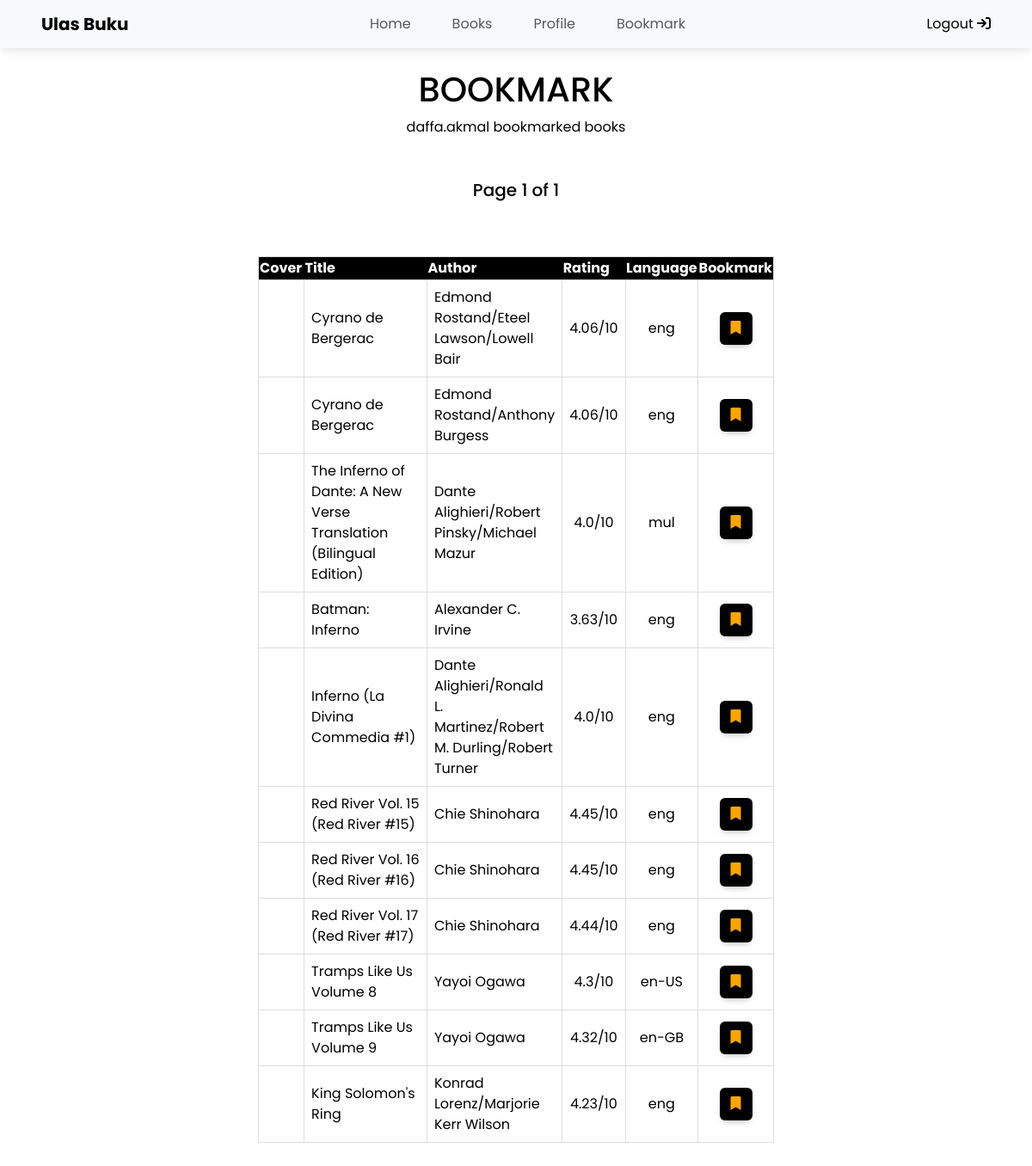
Page /b/daffa.akmal/ (signed in) on the committed database.
### bookmark/models.py (models this page shows, shortened)
class Bookmark(models.Model):
    user = models.ForeignKey(
        User, related_name='bookmarked', on_delete=models.CASCADE)
    book = models.ForeignKey(
        Book, related_name='bookmarked', on_delete=models.CASCADE)

### main/models.py (models this page shows)
class Book (models.Model):
    title = models.CharField(("title"), max_length=255)
    author = models.CharField(("author"), max_length=255)
    average_rating = models.FloatField(("average rating"))
    isbn = models.CharField(("isbn"), max_length=150)
    isbn13 = models.CharField(("isbn 13"), max_length=150)
    language_code = models.CharField(("language code"), max_length=10)
    num_pages = models.IntegerField(("number of pages"))
    rating_count = models.BigIntegerField(("rating count"))
    text_review_count = models.BigIntegerField(("text review count"))
    publication_date = models.DateField(("publication date"), auto_now=True)
    publisher = models.CharField(("publisher"), max_length=150)

### bookmark/views.py (the view)
# urls.py: path('<str:key>/', show_bookmark, name='show_bookmark'),
def show_bookmark(request, key):
    if request.user.username == key:
        username = key
        user = User.objects.get(username=username)
        book = user.bookmarked.select_related('book')
        p = Paginator(book, 20)
        page = request.GET.get('page')
        books = p.get_page(page)
        context = {
            'books': books,
            'username' : username,
        }
        return render(request, "bookmark.html", context)
    return HttpResponse("cannot access")

### bookmark/templates/bookmark.html (shortened to what this page needs)
{% extends 'base.html' %} {% load static %} {% block content %}
<br />
<br />
<br />
<h1>BOOKMARK</h1>
{% if books %}
<p>{{username}} bookmarked books</p>
<h5>Page {{ books.number }} of {{ books.paginator.num_pages }}</h5>
<br />
<div id="Item_table_container" class="table-container">
  <table>
    <tr>
      <th width="10%">Cover</th>
      <th width="50%">Title</th>
      <th width="10%">Author</th>
      <th width="10%">Rating</th>
      <th width="10%">Language</th>
      <th width="5%">Bookmark</th>
    </tr>
    {% for bookmark in books %}
    <tr>
      <td>
      </td>
      <td>{{bookmark.book.title}}</td>
      <td>{{bookmark.book.author}}</td>
      <td style="text-align: center">{{bookmark.book.average_rating}}/10</td>
      <td style="text-align: center">{{bookmark.book.language_code}}</td>
      <td style="text-align: center">
        <form
          class="bookmark_form"
          method="POST"
          action="{% url 'bookmark:delete_bookmark' bookmark.book.pk %}"
        >
          <button class="btn bookmark-button bookmarked" type="submit">
            <i class="fa fa-bookmark"></i>
          </button>
        </form>
      </td>
    </tr>
    {% endfor %}
  </table>
</div>
<br /><br />
{% else %}
<p>bookmark kosong</p>
{% endif %} {% endblock content %}

### bookmark/templates/bookmark.html (style rules this page uses)
body { display: flex; flex-direction: column; justify-content: center; align-items: center; color: black; font-family: "Poppins", sans-serif; }
.table-container { width: 50%; }
table { border-collapse: collapse; width: 100%; }
th { background-color: #000000; color: white; }
td { border: 1px solid #ddd; padding: 8px; }
tr { border: 1px solid #ddd; padding: 8px; text-align: left; }
.btn-custom, .bookmark-button { background-color: black; color: white; }
.bookmark-button { position: relative; }
.bookmark-button.bookmarked { color: orange; background-color: black; }

### rows in the picture
Bookmark: book "Cyrano de Bergerac", book.author "Edmond Rostand/Eteel Lawson/Lowell Bair", book.average_rating "4.06", book.language_code "eng"
Bookmark: book "Cyrano de Bergerac", book.author "Edmond Rostand/Anthony Burgess", book.average_rating "4.06", book.language_code "eng"
Bookmark: book "The Inferno of Dante: A New Verse Translation (Bilingual Edition)", book.author "Dante Alighieri/Robert Pinsky/Michael Mazur", book.average_rating "4.0", book.language_code "mul"
Bookmark: book "Batman: Inferno", book.author "Alexander C. Irvine", book.average_rating "3.63", book.language_code "eng"
Bookmark: book "Inferno (La Divina Commedia #1)", book.author "Dante Alighieri/Ronald L. Martinez/Robert M. Durling/Robert Turner", book.average_rating "4.0", book.language_code "eng"
Bookmark: book "Red River Vol. 15 (Red River #15)", book.author "Chie Shinohara", book.average_rating "4.45", book.language_code "eng"
Bookmark: book "Red River Vol. 16 (Red River #16)", book.author "Chie Shinohara", book.average_rating "4.45", book.language_code "eng"
Bookmark: book "Red River Vol. 17 (Red River #17)", book.author "Chie Shinohara", book.average_rating "4.44", book.language_code "eng"
Bookmark: book "Tramps Like Us Volume 8", book.author "Yayoi Ogawa", book.average_rating "4.3", book.language_code "en-US"
Bookmark: book "Tramps Like Us Volume 9", book.author "Yayoi Ogawa", book.average_rating "4.32", book.language_code "en-GB"
Bookmark: book "King Solomon's Ring", book.author "Konrad Lorenz/Marjorie Kerr Wilson", book.average_rating "4.23", book.language_code "eng"

### other values in the picture
{{ username }} "daffa.akmal"
{{ books.number }} "1"
{{ books.paginator.num_pages }} "1"
